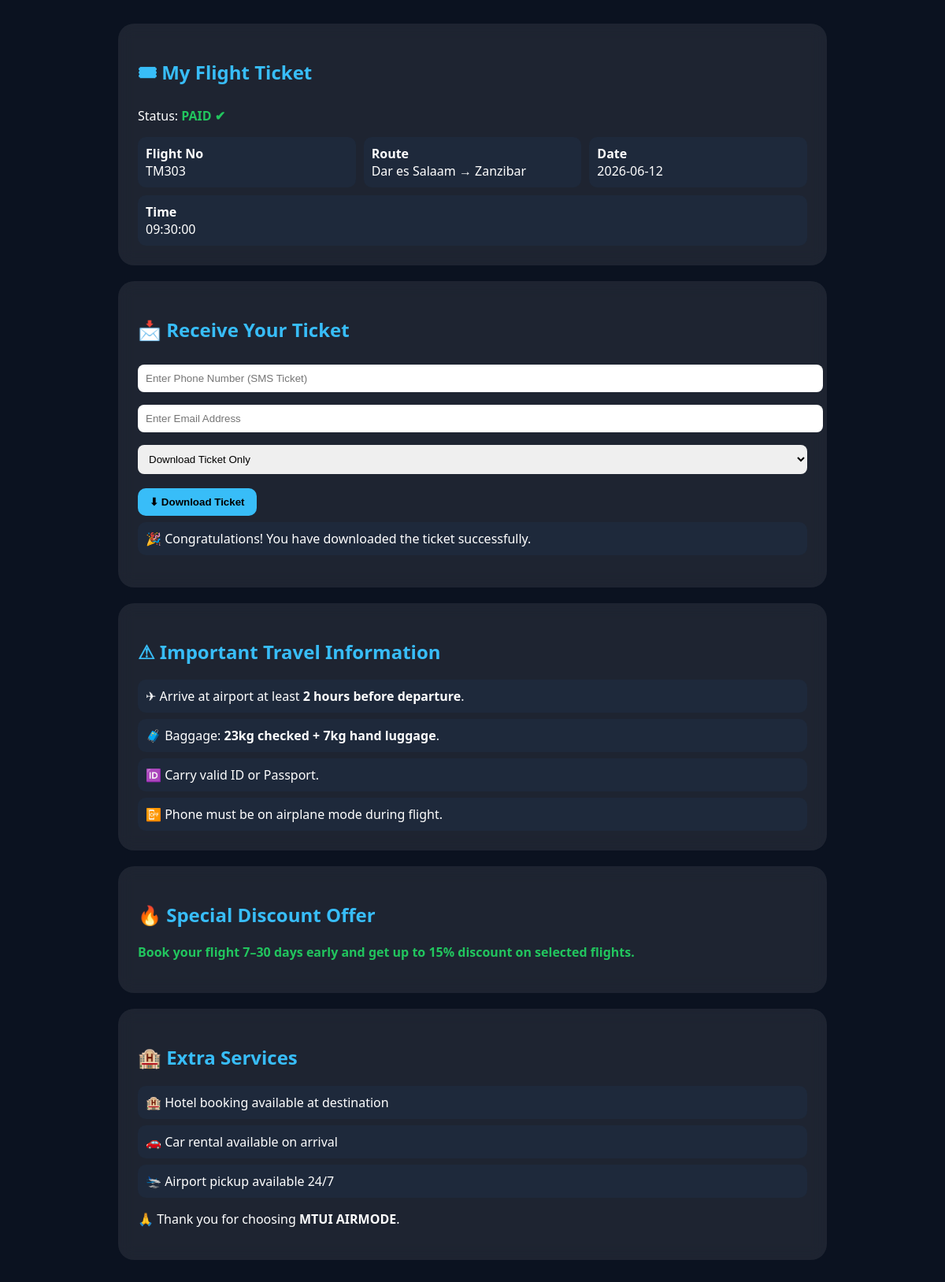
The page /passenger/ticket.php?booking_id=1 on the database its author committed.
### tables this page shows
CREATE TABLE `bookings` (
  `id` int(11) NOT NULL,
  `user_id` int(11) NOT NULL,
  `flight_id` int(11) NOT NULL,
  `trip_type` enum('one-way','round-trip') DEFAULT 'one-way',
  `return_date` date DEFAULT NULL,
  `total_amount` decimal(10,2) NOT NULL,
  `payment_status` enum('pending','paid') DEFAULT 'pending',
  `payment_reference` varchar(100) DEFAULT NULL,
  `ticket_number` varchar(50) DEFAULT NULL,
  `booked_at` timestamp NOT NULL DEFAULT current_timestamp()
);

CREATE TABLE `flights` (
  `id` int(11) NOT NULL,
  `flight_number` varchar(20) NOT NULL,
  `origin` varchar(100) NOT NULL,
  `destination` varchar(100) NOT NULL,
  `departure_date` date NOT NULL,
  `departure_time` time NOT NULL,
  `price_economy` decimal(10,2) NOT NULL,
  `price_business` decimal(10,2) NOT NULL,
  `seats_available` int(11) NOT NULL,
  `status` enum('scheduled','delayed','cancelled') DEFAULT 'scheduled',
  `price` int(11) DEFAULT 0
);

### passenger/ticket.php (the view, shortened to what this page needs)
<?php
include '../config/db.php';
$booking_id = $_GET['booking_id'] ?? null;
$q = $conn->query("
SELECT b.*, f.origin, f.destination, f.flight_number, f.departure_date, f.departure_time
FROM bookings b
JOIN flights f ON b.flight_id = f.id
WHERE b.id='$booking_id' AND b.payment_status='paid'
");
$data = $q->fetch_assoc();
?>
<!DOCTYPE html>
<html>
<head>
</head>
<body>
<div class="container">
<div class="card">
<h2>🎟 My Flight Ticket</h2>
<p>Status: <span class="status">PAID ✔</span></p>
<div class="ticket">
<div class="box">
<strong>Flight No</strong><br>
<?= $data['flight_number'] ?>
</div>
<div class="box">
<strong>Route</strong><br>
<?= $data['origin'] ?> → <?= $data['destination'] ?>
</div>
<div class="box">
<strong>Date</strong><br>
<?= $data['departure_date'] ?>
</div>
<div class="box">
<strong>Time</strong><br>
<?= $data['departure_time'] ?>
</div>
</div>
</div>
<div class="card">
<h2>📩 Receive Your Ticket</h2>
<form onsubmit="downloadTicket(); return false;">
<input type="text" placeholder="Enter Phone Number (SMS Ticket)">
<input type="email" placeholder="Enter Email Address">
<select>
<option>Download Ticket Only</option>
</select>
<button class="btn" type="submit">⬇ Download Ticket</button>
</form>
<p class="note">🎉 Congratulations! You have downloaded the ticket successfully.</p>
</div>
<div class="card">
<h2>⚠ Important Travel Information</h2>
<div class="note">✈ Arrive at airport at least <b>2 hours before departure</b>.</div>
<div class="note">🧳 Baggage: <b>23kg checked + 7kg hand luggage</b>.</div>
<div class="note">🆔 Carry valid ID or Passport.</div>
<div class="note">📴 Phone must be on airplane mode during flight.</div>
</div>
<div class="card">
<h2>🔥 Special Discount Offer</h2>
<p class="offer">
Book your flight 7–30 days early and get up to <b>15% discount</b> on selected flights.
</p>
</div>
<div class="card">
<h2>🏨 Extra Services</h2>
<div class="note">🏨 Hotel booking available at destination</div>
<div class="note">🚗 Car rental available on arrival</div>
<div class="note">🛬 Airport pickup available 24/7</div>
<p>🙏 Thank you for choosing <b>MTUI AIRMODE</b>.</p>
</div>
</div>
</body>
</html>

### passenger/ticket.php (style rules this page uses)
body { margin:0; font-family:Segoe UI; background:#0b1220; color:white; padding:30px; }
.container { max-width:900px; margin:auto; }
.card { background:rgba(255,255,255,0.08); padding:25px; border-radius:20px; margin-bottom:20px; backdrop-filter:blur(10px); }
h2 { color:#38bdf8; }
.ticket { display:flex; flex-wrap:wrap; gap:10px; }
.box { flex:1; min-width:200px; background:#1e293b; padding:10px; border-radius:10px; }
.status { color:#22c55e; font-weight:bold; }
input, select { width:100%; padding:10px; margin:8px 0; border:none; border-radius:8px; }
.btn { display:inline-block; padding:10px 15px; background:#38bdf8; color:black; text-decoration:none; border-radius:10px; margin-top:10px; font-weight:bold; cursor:pointer; border:none; }
.note { background:#1e293b; padding:10px; border-radius:10px; margin-top:8px; }
.offer { color:#22c55e; font-weight:bold; }

### rows shown on the page
bookings: flight.flight_number "TM303", flight.origin "Dar es Salaam", flight.destination "Zanzibar", flight.departure_date "2026-06-12", flight.departure_time "09:30:00"
